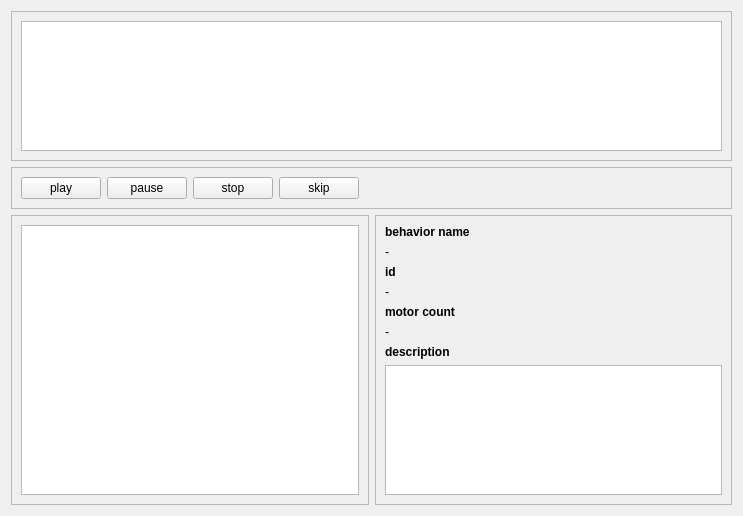
<?xml version="1.0" encoding="UTF-8"?>
<ui version="4.0">
 <class>PlayerView</class>
 <widget class="QWidget" name="PlayerView">
  <property name="geometry">
   <rect>
    <x>0</x>
    <y>0</y>
    <width>743</width>
    <height>516</height>
   </rect>
  </property>
  <property name="windowTitle">
   <string>Form</string>
  </property>
  <layout class="QVBoxLayout" name="verticalLayout">
   <item>
    <widget class="QFrame" name="behaviorQueueFrame">
     <property name="frameShape">
      <enum>QFrame::StyledPanel</enum>
     </property>
     <property name="frameShadow">
      <enum>QFrame::Raised</enum>
     </property>
     <layout class="QVBoxLayout" name="verticalLayout_4">
      <item>
       <widget class="QListWidget" name="behaviorQueueListWidget">
        <property name="dragEnabled">
         <bool>false</bool>
        </property>
        <property name="dragDropOverwriteMode">
         <bool>true</bool>
        </property>
        <property name="dragDropMode">
         <enum>QAbstractItemView::DropOnly</enum>
        </property>
        <property name="flow">
         <enum>QListView::LeftToRight</enum>
        </property>
        <property name="currentRow">
         <number>-1</number>
        </property>
       </widget>
      </item>
     </layout>
    </widget>
   </item>
   <item>
    <widget class="QFrame" name="playControlsFrame">
     <property name="frameShape">
      <enum>QFrame::StyledPanel</enum>
     </property>
     <property name="frameShadow">
      <enum>QFrame::Raised</enum>
     </property>
     <layout class="QHBoxLayout" name="horizontalLayout_2">
      <item>
       <widget class="QPushButton" name="playButton">
        <property name="text">
         <string>play</string>
        </property>
       </widget>
      </item>
      <item>
       <widget class="QPushButton" name="pauseButton">
        <property name="text">
         <string>pause</string>
        </property>
       </widget>
      </item>
      <item>
       <widget class="QPushButton" name="stopButton">
        <property name="text">
         <string>stop</string>
        </property>
       </widget>
      </item>
      <item>
       <widget class="QPushButton" name="skipButton">
        <property name="text">
         <string>skip</string>
        </property>
       </widget>
      </item>
      <item>
       <spacer name="horizontalSpacer">
        <property name="orientation">
         <enum>Qt::Horizontal</enum>
        </property>
        <property name="sizeHint" stdset="0">
         <size>
          <width>40</width>
          <height>20</height>
         </size>
        </property>
       </spacer>
      </item>
     </layout>
    </widget>
   </item>
   <item>
    <widget class="QWidget" name="behaviorSelectionFrame" native="true">
     <layout class="QHBoxLayout" name="horizontalLayout">
      <property name="leftMargin">
       <number>0</number>
      </property>
      <property name="topMargin">
       <number>0</number>
      </property>
      <property name="rightMargin">
       <number>0</number>
      </property>
      <property name="bottomMargin">
       <number>0</number>
      </property>
      <item>
       <widget class="QFrame" name="behaviorListFrame">
        <property name="frameShape">
         <enum>QFrame::StyledPanel</enum>
        </property>
        <property name="frameShadow">
         <enum>QFrame::Raised</enum>
        </property>
        <layout class="QVBoxLayout" name="verticalLayout_3">
         <item>
          <widget class="QListWidget" name="behaviorListWidget">
           <property name="dragEnabled">
            <bool>true</bool>
           </property>
           <property name="flow">
            <enum>QListView::TopToBottom</enum>
           </property>
           <property name="currentRow">
            <number>-1</number>
           </property>
          </widget>
         </item>
        </layout>
       </widget>
      </item>
      <item>
       <widget class="QFrame" name="behaviorDetailFrame">
        <property name="frameShape">
         <enum>QFrame::StyledPanel</enum>
        </property>
        <property name="frameShadow">
         <enum>QFrame::Raised</enum>
        </property>
        <layout class="QVBoxLayout" name="verticalLayout_2">
         <item>
          <widget class="QLabel" name="behaviorNameLabel">
           <property name="font">
            <font>
             <weight>75</weight>
             <bold>true</bold>
            </font>
           </property>
           <property name="text">
            <string>behavior name</string>
           </property>
          </widget>
         </item>
         <item>
          <widget class="QLabel" name="behaviorNameValueLabel">
           <property name="text">
            <string>-</string>
           </property>
          </widget>
         </item>
         <item>
          <widget class="QLabel" name="idLabel">
           <property name="font">
            <font>
             <weight>75</weight>
             <bold>true</bold>
            </font>
           </property>
           <property name="text">
            <string>id</string>
           </property>
          </widget>
         </item>
         <item>
          <widget class="QLabel" name="idValueLabel">
           <property name="text">
            <string>-</string>
           </property>
          </widget>
         </item>
         <item>
          <widget class="QLabel" name="motorCountLabel">
           <property name="font">
            <font>
             <weight>75</weight>
             <bold>true</bold>
            </font>
           </property>
           <property name="text">
            <string>motor count</string>
           </property>
          </widget>
         </item>
         <item>
          <widget class="QLabel" name="motorCountValueLabel">
           <property name="text">
            <string>-</string>
           </property>
          </widget>
         </item>
         <item>
          <widget class="QLabel" name="descriptionLabel">
           <property name="font">
            <font>
             <weight>75</weight>
             <bold>true</bold>
            </font>
           </property>
           <property name="text">
            <string>description</string>
           </property>
          </widget>
         </item>
         <item>
          <widget class="QTextBrowser" name="descriptionValueLabel"/>
         </item>
        </layout>
       </widget>
      </item>
     </layout>
    </widget>
   </item>
  </layout>
 </widget>
 <resources/>
 <connections/>
</ui>
